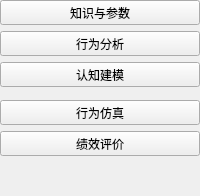
    <widget class="QWidget" name="sideBar" native="true">
     <property name="sizePolicy">
      <sizepolicy hsizetype="Fixed" vsizetype="Preferred">
       <horstretch>0</horstretch>
       <verstretch>0</verstretch>
      </sizepolicy>
     </property>
     <property name="minimumSize">
      <size>
       <width>90</width>
       <height>0</height>
      </size>
     </property>
     <property name="class" stdset="0">
      <string>SideBar</string>
     </property>
     <layout class="QGridLayout" name="gridLayout_2">
      <property name="leftMargin">
       <number>0</number>
      </property>
      <property name="topMargin">
       <number>0</number>
      </property>
      <property name="rightMargin">
       <number>0</number>
      </property>
      <property name="bottomMargin">
       <number>0</number>
      </property>
      <item row="4" column="0">
       <widget class="QWidget" name="widget" native="true">
        <property name="minimumSize">
         <size>
          <width>0</width>
          <height>1</height>
         </size>
        </property>
        <property name="maximumSize">
         <size>
          <width>16777215</width>
          <height>1</height>
         </size>
        </property>
        <property name="class" stdset="0">
         <string>Separator</string>
        </property>
       </widget>
      </item>
      <item row="5" column="0">
       <widget class="QToolButton" name="toolButton_4">
        <property name="sizePolicy">
         <sizepolicy hsizetype="Expanding" vsizetype="Fixed">
          <horstretch>0</horstretch>
          <verstretch>0</verstretch>
         </sizepolicy>
        </property>
        <property name="text">
         <string>行为仿真</string>
        </property>
        <property name="icon">
         <iconset resource="resources.qrc">
          <normaloff>:/images/resources/button-3.png</normaloff>:/images/resources/button-3.png</iconset>
        </property>
        <property name="iconSize">
         <size>
          <width>64</width>
          <height>64</height>
         </size>
        </property>
        <property name="toolButtonStyle">
         <enum>Qt::ToolButtonTextUnderIcon</enum>
        </property>
       </widget>
      </item>
      <item row="3" column="0">
       <widget class="QToolButton" name="toolButton_3">
        <property name="sizePolicy">
         <sizepolicy hsizetype="Expanding" vsizetype="Fixed">
          <horstretch>0</horstretch>
          <verstretch>0</verstretch>
         </sizepolicy>
        </property>
        <property name="text">
         <string>认知建模</string>
        </property>
        <property name="icon">
         <iconset resource="resources.qrc">
          <normaloff>:/images/resources/button-5.png</normaloff>:/images/resources/button-5.png</iconset>
        </property>
        <property name="iconSize">
         <size>
          <width>64</width>
          <height>64</height>
         </size>
        </property>
        <property name="toolButtonStyle">
         <enum>Qt::ToolButtonTextUnderIcon</enum>
        </property>
       </widget>
      </item>
      <item row="6" column="0">
       <widget class="QToolButton" name="toolButton_5">
        <property name="sizePolicy">
         <sizepolicy hsizetype="Expanding" vsizetype="Fixed">
          <horstretch>0</horstretch>
          <verstretch>0</verstretch>
         </sizepolicy>
        </property>
        <property name="text">
         <string>绩效评价</string>
        </property>
        <property name="icon">
         <iconset resource="resources.qrc">
          <normaloff>:/images/resources/button-1.png</normaloff>:/images/resources/button-1.png</iconset>
        </property>
        <property name="iconSize">
         <size>
          <width>64</width>
          <height>64</height>
         </size>
        </property>
        <property name="toolButtonStyle">
         <enum>Qt::ToolButtonTextUnderIcon</enum>
        </property>
       </widget>
      </item>
      <item row="1" column="0">
       <widget class="QToolButton" name="toolButton_1">
        <property name="sizePolicy">
         <sizepolicy hsizetype="Expanding" vsizetype="Fixed">
          <horstretch>0</horstretch>
          <verstretch>0</verstretch>
         </sizepolicy>
        </property>
        <property name="text">
         <string>知识与参数</string>
        </property>
        <property name="icon">
         <iconset resource="resources.qrc">
          <normaloff>:/images/resources/button-2.png</normaloff>:/images/resources/button-2.png</iconset>
        </property>
        <property name="iconSize">
         <size>
          <width>64</width>
          <height>64</height>
         </size>
        </property>
        <property name="toolButtonStyle">
         <enum>Qt::ToolButtonTextUnderIcon</enum>
        </property>
       </widget>
      </item>
      <item row="2" column="0">
       <widget class="QToolButton" name="toolButton_2">
        <property name="sizePolicy">
         <sizepolicy hsizetype="Expanding" vsizetype="Fixed">
          <horstretch>0</horstretch>
          <verstretch>0</verstretch>
         </sizepolicy>
        </property>
        <property name="text">
         <string>行为分析</string>
        </property>
        <property name="icon">
         <iconset resource="resources.qrc">
          <normaloff>:/images/resources/button-4.png</normaloff>:/images/resources/button-4.png</iconset>
        </property>
        <property name="iconSize">
         <size>
          <width>64</width>
          <height>64</height>
         </size>
        </property>
        <property name="toolButtonStyle">
         <enum>Qt::ToolButtonTextUnderIcon</enum>
        </property>
       </widget>
      </item>
      <item row="7" column="0">
       <spacer name="verticalSpacer">
        <property name="orientation">
         <enum>Qt::Vertical</enum>
        </property>
        <property name="sizeHint" stdset="0">
         <size>
          <width>20</width>
          <height>40</height>
         </size>
        </property>
       </spacer>
      </item>
     </layout>
    </widget>
